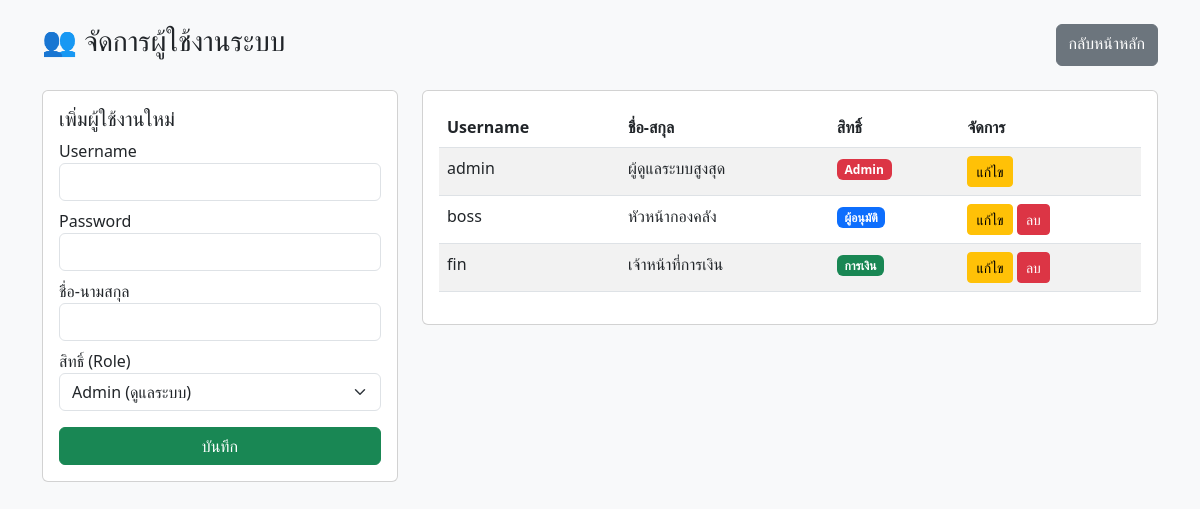
/admin_users.php (signed in), run on the app's committed database.
### tables this page shows
CREATE TABLE `users` (
  `id` int NOT NULL,
  `username` varchar(50) NOT NULL,
  `password` varchar(255) NOT NULL,
  `fullname` varchar(100) NOT NULL,
  `role` enum('admin','approver','finance') NOT NULL DEFAULT 'finance'
);

### admin_users.php (the view, shortened to what this page needs)
<?php
require 'db.php';
$users = $pdo->query("SELECT * FROM users ORDER BY id ASC")->fetchAll();
$editUser = null;
?>
<!DOCTYPE html>
<html lang="th">
<head>
    <link href="https://cdn.jsdelivr.net/npm/bootstrap@5.3.0/dist/css/bootstrap.min.css" rel="stylesheet">
</head>
<body class="p-4 bg-light">
    <div class="container">
        <div class="d-flex justify-content-between mb-4">
            <h3>👥 จัดการผู้ใช้งานระบบ</h3>
            <a href="admin.php" class="btn btn-secondary">กลับหน้าหลัก</a>
        </div>
        <div class="row">
            <div class="col-md-4">
                <div class="card p-3">
                    <h5><?php echo $editUser ? 'แก้ไขผู้ใช้งาน' : 'เพิ่มผู้ใช้งานใหม่'; ?></h5>
                    <form method="POST">
                        <div class="mb-2">
                            <label>Username</label>
                            <input type="text" name="username" class="form-control" value="<?php echo $editUser['username'] ?? ''; ?>" required>
                        </div>
                        <div class="mb-2">
                            <label>Password <?php echo $editUser ? '(เว้นว่างถ้าไม่เปลี่ยน)' : ''; ?></label>
                            <input type="password" name="password" class="form-control" <?php echo $editUser ? '' : 'required'; ?>>
                        </div>
                        <div class="mb-2">
                            <label>ชื่อ-นามสกุล</label>
                            <input type="text" name="fullname" class="form-control" value="<?php echo $editUser['fullname'] ?? ''; ?>" required>
                        </div>
                        <div class="mb-3">
                            <label>สิทธิ์ (Role)</label>
                            <select name="role" class="form-select">
                                <option value="admin" <?php if(($editUser['role']??'')=='admin') echo 'selected'; ?>>Admin (ดูแลระบบ)</option>
                            </select>
                        </div>
                        <button type="submit" class="btn btn-success w-100">บันทึก</button>
                    </form>
                </div>
            </div>
            <div class="col-md-8">
                <div class="card p-3">
                    <table class="table table-striped">
                        <thead>
                            <tr>
                                <th>Username</th>
                                <th>ชื่อ-สกุล</th>
                                <th>สิทธิ์</th>
                                <th>จัดการ</th>
                            </tr>
                        </thead>
                        <tbody>
                            <?php foreach($users as $u): ?>
                            <tr>
                                <td><?php echo $u['username']; ?></td>
                                <td><?php echo $u['fullname']; ?></td>
                                <td>
                                    <?php
                                        if($u['role']=='admin') echo '<span class="badge bg-danger">Admin</span>';
                                        elseif($u['role']=='approver') echo '<span class="badge bg-primary">ผู้อนุมัติ</span>';
                                        else echo '<span class="badge bg-success">การเงิน</span>';
                                    ?>
                                </td>
                                <td>
                                    <a href="?edit=<?php echo $u['id']; ?>" class="btn btn-sm btn-warning">แก้ไข</a>
                                    <?php if($u['username'] != 'admin'):  ?>
                                        <a href="?delete=<?php echo $u['id']; ?>" class="btn btn-sm btn-danger" onclick="return confirm('ยืนยันลบ?')">ลบ</a>
                                    <?php endif; ?>
                                </td>
                            </tr>
                            <?php endforeach; ?>
                        </tbody>
                    </table>
                </div>
            </div>
        </div>
    </div>
</body>
</html>

### data on the page
users: username "admin", fullname "ผู้ดูแลระบบสูงสุด", role "Admin"
users: username "boss", fullname "หัวหน้ากองคลัง", role "ผู้อนุมัติ"
users: username "fin", fullname "เจ้าหน้าที่การเงิน", role "การเงิน"
